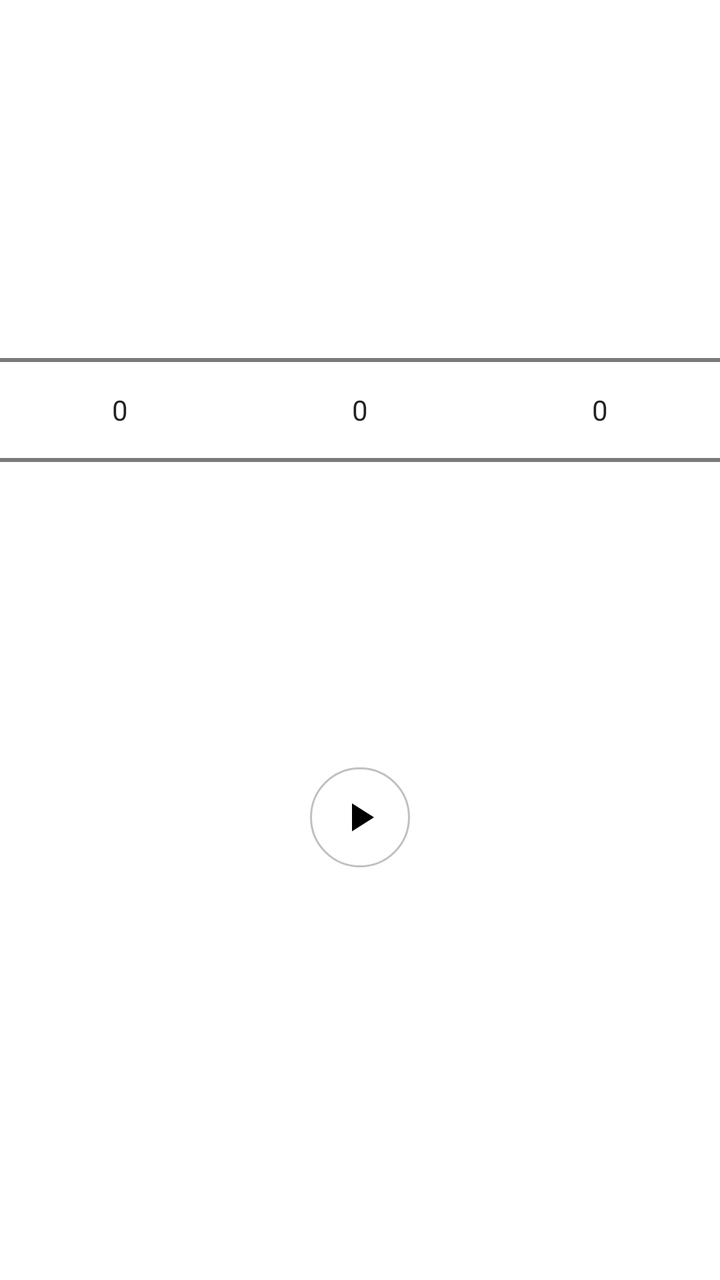
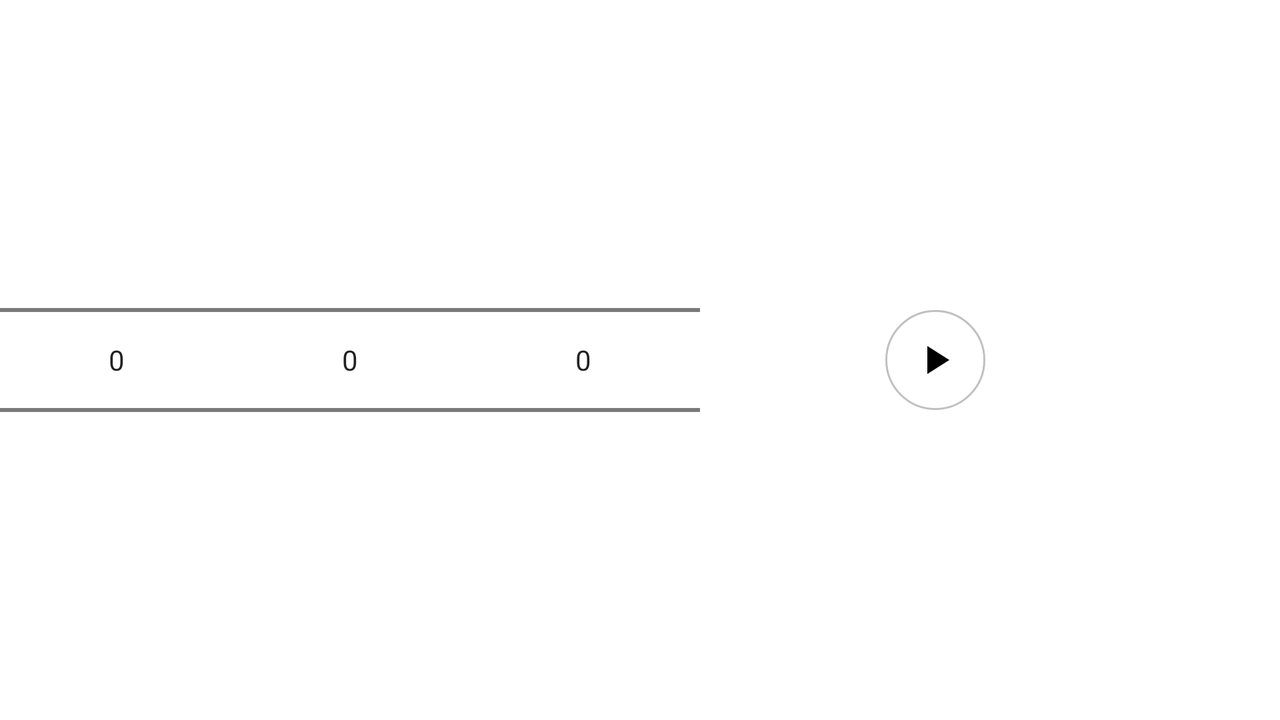

First picture: res/layout/ on a phone held upright. Second picture: the repository's own variant of that layout, on a device whose configuration matches the variant's folder. Source for both follows.
<!-- AndroidManifest.xml: application theme Theme.Counters -->
<!-- res/layout/timer_activity.xml -->
<?xml version="1.0" encoding="utf-8"?>
<androidx.constraintlayout.widget.ConstraintLayout xmlns:android="http://schemas.android.com/apk/res/android"
    xmlns:app="http://schemas.android.com/apk/res-auto"
    xmlns:tools="http://schemas.android.com/tools"
    android:layout_width="match_parent"
    android:layout_height="match_parent"
    tools:context=".TimerActivity">

    <ImageButton
        android:id="@+id/button_play_timer"
        android:layout_width="50dp"
        android:layout_height="50dp"
        android:background="@drawable/ic_oval_button_change_status"
        android:src="@drawable/ic_play"
        app:layout_constraintBottom_toBottomOf="parent"
        app:layout_constraintEnd_toEndOf="parent"
        app:layout_constraintStart_toStartOf="parent"
        app:layout_constraintTop_toTopOf="parent"
        app:layout_constraintVertical_bias="0.65" />

    <ImageButton
        android:id="@+id/button_stop_timer"
        android:layout_width="50dp"
        android:layout_height="50dp"
        android:background="@drawable/ic_oval_button_change_status"
        android:src="@drawable/ic_stop"
        android:visibility="invisible"
        app:layout_constraintBottom_toBottomOf="parent"
        app:layout_constraintEnd_toEndOf="parent"
        app:layout_constraintStart_toEndOf="@+id/button_pause_timer"
        app:layout_constraintTop_toTopOf="parent"
        app:layout_constraintVertical_bias="0.65" />

    <ImageButton
        android:id="@+id/button_pause_timer"
        android:layout_width="50dp"
        android:layout_height="50dp"
        android:background="@drawable/ic_oval_button_change_status"
        android:src="@drawable/ic_pause"
        android:visibility="invisible"
        app:layout_constraintBottom_toBottomOf="parent"
        app:layout_constraintEnd_toEndOf="parent"
        app:layout_constraintStart_toStartOf="parent"
        app:layout_constraintTop_toTopOf="parent"
        app:layout_constraintVertical_bias="0.65" />

    <ImageButton
        android:id="@+id/button_reset_timer"
        android:layout_width="50dp"
        android:layout_height="50dp"
        android:background="@drawable/ic_oval_button_change_status"
        android:src="@drawable/ic_reset"
        android:visibility="invisible"
        app:layout_constraintBottom_toBottomOf="parent"
        app:layout_constraintEnd_toStartOf="@+id/button_pause_timer"
        app:layout_constraintStart_toStartOf="parent"
        app:layout_constraintTop_toTopOf="parent"
        app:layout_constraintVertical_bias="0.65" />

    <Chronometer
        android:id="@+id/chronometer_timer"
        android:layout_width="wrap_content"
        android:layout_height="wrap_content"
        android:visibility="invisible"
        android:textSize="50sp"
        android:countDown="true"
        app:layout_constraintBottom_toBottomOf="parent"
        app:layout_constraintEnd_toEndOf="parent"
        app:layout_constraintStart_toStartOf="parent"
        app:layout_constraintTop_toTopOf="parent"
        app:layout_constraintVertical_bias="0.25">
    </Chronometer>

    <LinearLayout
        android:id="@+id/linearLayout"
        android:layout_width="match_parent"
        android:layout_height="wrap_content"
        app:layout_constraintBottom_toBottomOf="parent"
        app:layout_constraintEnd_toEndOf="parent"
        app:layout_constraintStart_toStartOf="parent"
        app:layout_constraintTop_toTopOf="parent"
        app:layout_constraintVertical_bias="0.25">

        <NumberPicker
            android:id="@+id/numberpicker_hours"
            android:layout_width="wrap_content"
            android:layout_height="wrap_content"
            android:layout_weight="1"
            android:descendantFocusability="blocksDescendants" />

        <NumberPicker
            android:id="@+id/numberpicker_minutes"
            android:layout_width="wrap_content"
            android:layout_height="wrap_content"
            android:layout_weight="1"
            android:descendantFocusability="blocksDescendants" />

        <NumberPicker
            android:id="@+id/numberpicker_seconds"
            android:layout_width="wrap_content"
            android:layout_height="wrap_content"
            android:layout_weight="1"
            android:descendantFocusability="blocksDescendants" />
    </LinearLayout>

</androidx.constraintlayout.widget.ConstraintLayout>
<!-- resources referenced by this layout -->
<resources>
  <!-- drawable ic_oval_button_change_status (drawable) -->
  <?xml version="1.0" encoding="utf-8"?>
  <selector xmlns:android="http://schemas.android.com/apk/res/android">
      <item android:state_pressed="true"
          android:drawable="@drawable/ic_oval_button_pressed" /> 
      <item android:drawable="@drawable/ic_oval_button_unpressed" /> 
  </selector>
  <!-- drawable ic_play (drawable) -->
  <vector xmlns:android="http://schemas.android.com/apk/res/android"
      android:width="24dp"
      android:height="24dp"
      android:viewportWidth="24"
      android:viewportHeight="24"
      android:autoMirrored="true"
      android:tint="@color/black">
      <path
          android:fillColor="@android:color/white"
          android:pathData="M8,5v14l11,-7z"/>
  </vector>
  <!-- drawable ic_stop (drawable) -->
  <vector xmlns:android="http://schemas.android.com/apk/res/android"
      android:width="24dp"
      android:height="24dp"
      android:viewportWidth="24"
      android:viewportHeight="24"
      android:tint="@color/black">
    <path
        android:fillColor="@android:color/white"
        android:pathData="M6,6h12v12H6z"/>
  </vector>
  <style name="Theme.Counters" parent="Theme.MaterialComponents.DayNight.DarkActionBar">
          
          <item name="colorPrimary">@color/purple_500</item>
          <item name="colorPrimaryVariant">@color/purple_700</item>
          <item name="colorOnPrimary">@color/white</item>
          
          <item name="colorSecondary">@color/teal_200</item>
          <item name="colorSecondaryVariant">@color/teal_700</item>
          <item name="colorOnSecondary">@color/black</item>
          
          <item name="android:statusBarColor" tools:targetApi="l">?attr/colorPrimaryVariant</item>
          
      </style>
  <!-- drawable ic_oval_button_pressed (drawable) -->
  <?xml version="1.0" encoding="utf-8"?>
  <shape xmlns:android="http://schemas.android.com/apk/res/android"
      android:shape="oval">
      <solid android:color="@color/silver" />
      <stroke android:width="1dp" android:color="@color/white" />
  </shape>
  <!-- drawable ic_oval_button_unpressed (drawable) -->
  <?xml version="1.0" encoding="utf-8"?>
  <shape xmlns:android="http://schemas.android.com/apk/res/android"
      android:shape="oval">
      <solid android:color="@color/white" />
      <stroke android:width="1dp" android:color="@color/silver" />
  </shape>
  <color name="black">#FF000000</color>
  <color name="purple_500">#FF6200EE</color>
  <color name="purple_700">#FF3700B3</color>
  <color name="white">#FFFFFFFF</color>
  <color name="teal_200">#FF03DAC5</color>
  <color name="teal_700">#FF018786</color>
  <color name="silver">#C0C0C0</color>
</resources>
<!-- res/layout-land/timer_activity.xml (the repository's variant of the layout above) -->
<!-- drawn on the phone turned sideways -->
<?xml version="1.0" encoding="utf-8"?>
<androidx.constraintlayout.widget.ConstraintLayout xmlns:android="http://schemas.android.com/apk/res/android"
    xmlns:app="http://schemas.android.com/apk/res-auto"
    xmlns:tools="http://schemas.android.com/tools"
    android:layout_width="match_parent"
    android:layout_height="match_parent"
    tools:context=".TimerActivity">

    <ImageButton
        android:id="@+id/button_play_timer"
        android:layout_width="50dp"
        android:layout_height="50dp"
        android:background="@drawable/ic_oval_button_change_status"
        android:src="@drawable/ic_play"
        app:layout_constraintBottom_toBottomOf="parent"
        app:layout_constraintEnd_toEndOf="parent"
        app:layout_constraintHorizontal_bias="0.75"
        app:layout_constraintStart_toStartOf="parent"
        app:layout_constraintTop_toTopOf="parent"
        app:layout_constraintVertical_bias="0.5" />

    <ImageButton
        android:id="@+id/button_stop_timer"
        android:layout_width="50dp"
        android:layout_height="50dp"
        android:background="@drawable/ic_oval_button_change_status"
        android:src="@drawable/ic_stop"
        android:visibility="invisible"
        app:layout_constraintBottom_toBottomOf="parent"
        app:layout_constraintEnd_toEndOf="parent"
        app:layout_constraintStart_toEndOf="@+id/button_pause_timer"
        app:layout_constraintTop_toTopOf="parent"
        app:layout_constraintVertical_bias="0.5" />

    <ImageButton
        android:id="@+id/button_pause_timer"
        android:layout_width="50dp"
        android:layout_height="50dp"
        android:background="@drawable/ic_oval_button_change_status"
        android:src="@drawable/ic_pause"
        android:visibility="invisible"
        app:layout_constraintBottom_toBottomOf="parent"
        app:layout_constraintEnd_toEndOf="parent"
        app:layout_constraintHorizontal_bias="0.75"
        app:layout_constraintStart_toStartOf="parent"
        app:layout_constraintTop_toTopOf="parent"
        app:layout_constraintVertical_bias="0.5" />

    <ImageButton
        android:id="@+id/button_reset_timer"
        android:layout_width="50dp"
        android:layout_height="50dp"
        android:background="@drawable/ic_oval_button_change_status"
        android:src="@drawable/ic_reset"
        android:visibility="invisible"
        app:layout_constraintBottom_toBottomOf="parent"
        app:layout_constraintEnd_toStartOf="@+id/button_pause_timer"
        app:layout_constraintStart_toEndOf="@+id/chronometer_timer"
        app:layout_constraintTop_toTopOf="parent"
        app:layout_constraintVertical_bias="0.5" />

    <Chronometer
        android:id="@+id/chronometer_timer"
        android:layout_width="wrap_content"
        android:layout_height="wrap_content"
        android:countDown="true"
        android:textSize="50sp"
        android:visibility="invisible"
        app:layout_constraintBottom_toBottomOf="parent"
        app:layout_constraintEnd_toEndOf="parent"
        app:layout_constraintHorizontal_bias="0.25"
        app:layout_constraintStart_toStartOf="parent"
        app:layout_constraintTop_toTopOf="parent"
        app:layout_constraintVertical_bias="0.5">

    </Chronometer>

    <LinearLayout
        android:id="@+id/linearLayout"
        android:layout_width="350dp"
        android:layout_height="wrap_content"
        android:orientation="horizontal"
        app:layout_constraintBottom_toBottomOf="parent"
        app:layout_constraintEnd_toEndOf="parent"
        app:layout_constraintHorizontal_bias="0.0"
        app:layout_constraintStart_toStartOf="parent"
        app:layout_constraintTop_toTopOf="parent">


        <NumberPicker
            android:id="@+id/numberpicker_hours"
            android:layout_width="wrap_content"
            android:layout_height="wrap_content"
            android:layout_weight="1"
            android:descendantFocusability="blocksDescendants" />

        <NumberPicker
            android:id="@+id/numberpicker_minutes"
            android:layout_width="wrap_content"
            android:layout_height="wrap_content"
            android:layout_weight="1"
            android:descendantFocusability="blocksDescendants" />

        <NumberPicker
            android:id="@+id/numberpicker_seconds"
            android:layout_width="wrap_content"
            android:layout_height="wrap_content"
            android:layout_weight="1"
            android:descendantFocusability="blocksDescendants" />
    </LinearLayout>

</androidx.constraintlayout.widget.ConstraintLayout>
